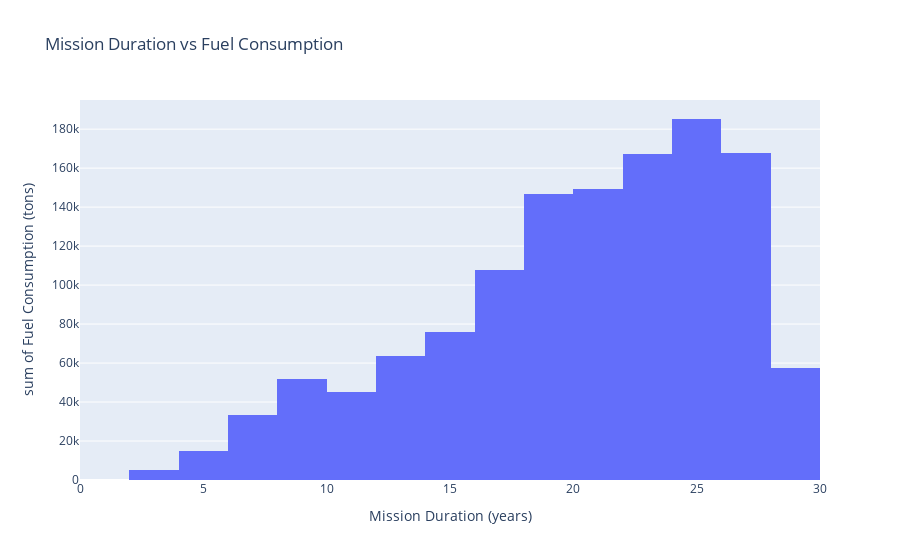

Write notebook code for a chart like this one.
### Code cell
# Using a histogram to visualize the relationship between Mission Duration (years) and Fuel Consumption (tons) 
fig = px.histogram(df, x='Mission Duration (years)', y='Fuel Consumption (tons)', title='Mission Duration vs Fuel Consumption')
fig.show()

#you can hover over the bars to see the exact values

### Figure 1 — Plotly figure (JSON) as saved in the notebook; plotly's stock layout.template omitted (floating-point values rounded to 4 significant figures; data arrays with more than 128 entries replaced by an {"elided": "..."} marker saying what was removed)
{"data": [{"alignmentgroup": "True", "bingroup": "x", "histfunc": "sum", "hovertemplate": "Mission Duration (years)=%{x}<br>sum of Fuel Consumption (tons)=%{y}<extra></extra>", "legendgroup": "", "marker": {"color": "#636efa", "pattern": {"shape": ""}}, "name": "", "offsetgroup": "", "orientation": "v", "showlegend": false, "type": "histogram", "x": {"elided": "500 float values"}, "xaxis": "x", "y": {"elided": "500 float values"}, "yaxis": "y"}], "layout": {"barmode": "relative", "legend": {"tracegroupgap": 0}, "title": {"text": "Mission Duration vs Fuel Consumption"}, "xaxis": {"anchor": "y", "domain": [0, 1], "title": {"text": "Mission Duration (years)"}}, "yaxis": {"anchor": "x", "domain": [0, 1], "title": {"text": "sum of Fuel Consumption (tons)"}}}}
